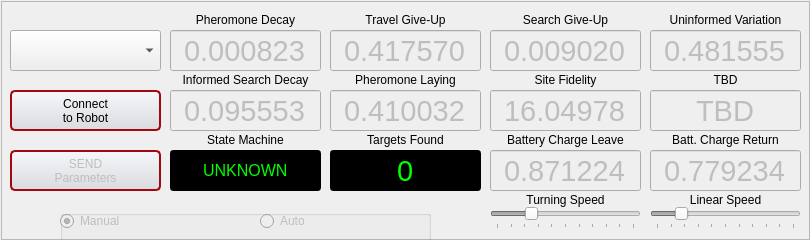
<?xml version="1.0" encoding="UTF-8"?>
<ui version="4.0">
 <class>RoverMCP</class>
 <widget class="QWidget" name="RoverMCP">
  <property name="geometry">
   <rect>
    <x>0</x>
    <y>0</y>
    <width>810</width>
    <height>240</height>
   </rect>
  </property>
  <property name="sizePolicy">
   <sizepolicy hsizetype="Fixed" vsizetype="Fixed">
    <horstretch>0</horstretch>
    <verstretch>0</verstretch>
   </sizepolicy>
  </property>
  <property name="minimumSize">
   <size>
    <width>810</width>
    <height>240</height>
   </size>
  </property>
  <property name="maximumSize">
   <size>
    <width>810</width>
    <height>240</height>
   </size>
  </property>
  <property name="windowTitle">
   <string>    Rover MCP (v1.3)</string>
  </property>
  <property name="styleSheet">
   <string notr="true"/>
  </property>
  <widget class="QComboBox" name="robotList">
   <property name="enabled">
    <bool>true</bool>
   </property>
   <property name="geometry">
    <rect>
     <x>10</x>
     <y>30</y>
     <width>151</width>
     <height>41</height>
    </rect>
   </property>
   <property name="toolTip">
    <string>Select the robot this MCP instance will control.</string>
   </property>
  </widget>
  <widget class="QLineEdit" name="pheromoneData">
   <property name="enabled">
    <bool>false</bool>
   </property>
   <property name="geometry">
    <rect>
     <x>170</x>
     <y>30</y>
     <width>151</width>
     <height>41</height>
    </rect>
   </property>
   <property name="font">
    <font>
     <pointsize>22</pointsize>
     <weight>50</weight>
     <italic>false</italic>
     <bold>false</bold>
    </font>
   </property>
   <property name="text">
    <string>0.000823</string>
   </property>
   <property name="alignment">
    <set>Qt::AlignCenter</set>
   </property>
   <property name="toolTip">
    <string>Not implemented onboard yet.</string>
   </property>
  </widget>
  <widget class="QLineEdit" name="informedData">
   <property name="enabled">
    <bool>false</bool>
   </property>
   <property name="geometry">
    <rect>
     <x>170</x>
     <y>90</y>
     <width>151</width>
     <height>41</height>
    </rect>
   </property>
   <property name="font">
    <font>
     <pointsize>22</pointsize>
     <weight>50</weight>
     <italic>false</italic>
     <bold>false</bold>
    </font>
   </property>
   <property name="text">
    <string>0.095553</string>
   </property>
   <property name="alignment">
    <set>Qt::AlignCenter</set>
   </property>
   <property name="toolTip">
    <string>How quickly uninformed search pattern decays into an informed one.  Range is 0 (immediate?) to 5 (slow?).</string>
   </property>
  </widget>
  <widget class="QLineEdit" name="uninformedData">
   <property name="enabled">
    <bool>false</bool>
   </property>
   <property name="geometry">
    <rect>
     <x>650</x>
     <y>30</y>
     <width>151</width>
     <height>41</height>
    </rect>
   </property>
   <property name="font">
    <font>
     <pointsize>22</pointsize>
     <weight>50</weight>
     <italic>false</italic>
     <bold>false</bold>
    </font>
   </property>
   <property name="text">
    <string>0.481555</string>
   </property>
   <property name="alignment">
    <set>Qt::AlignCenter</set>
   </property>
   <property name="toolTip">
    <string>How varied the turns will be during uninformed search segment, in radians.  Range is 0 (straight) to 4pi (crazy wild).</string>
   </property>
  </widget>
  <widget class="QLineEdit" name="travelData">
   <property name="enabled">
    <bool>false</bool>
   </property>
   <property name="geometry">
    <rect>
     <x>330</x>
     <y>30</y>
     <width>151</width>
     <height>41</height>
    </rect>
   </property>
   <property name="font">
    <font>
     <pointsize>22</pointsize>
     <weight>50</weight>
     <italic>false</italic>
     <bold>false</bold>
    </font>
   </property>
   <property name="text">
    <string>0.417570</string>
   </property>
   <property name="alignment">
    <set>Qt::AlignCenter</set>
   </property>
   <property name="toolTip">
    <string>Probability of stopping travel and starting search segment.  Range is 0 (never) to 1 (always).</string>
   </property>
  </widget>
  <widget class="QLineEdit" name="chargeData">
   <property name="enabled">
    <bool>false</bool>
   </property>
   <property name="geometry">
    <rect>
     <x>650</x>
     <y>150</y>
     <width>151</width>
     <height>41</height>
    </rect>
   </property>
   <property name="font">
    <font>
     <pointsize>22</pointsize>
     <weight>50</weight>
     <italic>false</italic>
     <bold>false</bold>
    </font>
   </property>
   <property name="text">
    <string>0.779234</string>
   </property>
   <property name="alignment">
    <set>Qt::AlignCenter</set>
   </property>
   <property name="toolTip">
    <string>Percentage of battery level remaining when robot will return home to charge.  Range is 0 to 1.</string>
   </property>
  </widget>
  <widget class="QLineEdit" name="layingData">
   <property name="enabled">
    <bool>false</bool>
   </property>
   <property name="geometry">
    <rect>
     <x>330</x>
     <y>90</y>
     <width>151</width>
     <height>41</height>
    </rect>
   </property>
   <property name="font">
    <font>
     <pointsize>22</pointsize>
     <weight>50</weight>
     <italic>false</italic>
     <bold>false</bold>
    </font>
   </property>
   <property name="text">
    <string>0.410032</string>
   </property>
   <property name="alignment">
    <set>Qt::AlignCenter</set>
   </property>
   <property name="toolTip">
    <string>Probability of laying pheremones after a target is harvested.  Range is 0 (always) to 20 (never).</string>
   </property>
  </widget>
  <widget class="QLineEdit" name="searchData">
   <property name="enabled">
    <bool>false</bool>
   </property>
   <property name="geometry">
    <rect>
     <x>490</x>
     <y>30</y>
     <width>151</width>
     <height>41</height>
    </rect>
   </property>
   <property name="font">
    <font>
     <pointsize>22</pointsize>
     <weight>50</weight>
     <italic>false</italic>
     <bold>false</bold>
    </font>
   </property>
   <property name="text">
    <string>0.009020</string>
   </property>
   <property name="alignment">
    <set>Qt::AlignCenter</set>
   </property>
   <property name="toolTip">
    <string>Probability of giving up the search and returning home empty handed.  Range is 0 (never) to 1 (always).</string>
   </property>
  </widget>
  <widget class="QLineEdit" name="leaveData">
   <property name="enabled">
    <bool>false</bool>
   </property>
   <property name="geometry">
    <rect>
     <x>490</x>
     <y>150</y>
     <width>151</width>
     <height>41</height>
    </rect>
   </property>
   <property name="font">
    <font>
     <pointsize>22</pointsize>
     <weight>50</weight>
     <italic>false</italic>
     <bold>false</bold>
    </font>
   </property>
   <property name="text">
    <string>0.871224</string>
   </property>
   <property name="alignment">
    <set>Qt::AlignCenter</set>
   </property>
   <property name="toolTip">
    <string>Percentage of battery level when robot will quit charging and start another search trip.  Range is 0 to 1.</string>
   </property>
  </widget>
  <widget class="QLineEdit" name="siteData">
   <property name="enabled">
    <bool>false</bool>
   </property>
   <property name="geometry">
    <rect>
     <x>490</x>
     <y>90</y>
     <width>151</width>
     <height>41</height>
    </rect>
   </property>
   <property name="font">
    <font>
     <pointsize>22</pointsize>
     <weight>50</weight>
     <italic>false</italic>
     <bold>false</bold>
    </font>
   </property>
   <property name="text">
    <string>16.04978</string>
   </property>
   <property name="alignment">
    <set>Qt::AlignCenter</set>
   </property>
   <property name="toolTip">
    <string>Probability of returning to a site after a target is harvested there.  Range is 0 (always) to 20 (never).</string>
   </property>
  </widget>
  <widget class="QLabel" name="label_3">
   <property name="geometry">
    <rect>
     <x>170</x>
     <y>10</y>
     <width>151</width>
     <height>20</height>
    </rect>
   </property>
   <property name="text">
    <string>Pheromone Decay</string>
   </property>
   <property name="alignment">
    <set>Qt::AlignCenter</set>
   </property>
  </widget>
  <widget class="QLabel" name="label_4">
   <property name="geometry">
    <rect>
     <x>170</x>
     <y>70</y>
     <width>151</width>
     <height>20</height>
    </rect>
   </property>
   <property name="text">
    <string>Informed Search Decay</string>
   </property>
   <property name="alignment">
    <set>Qt::AlignCenter</set>
   </property>
  </widget>
  <widget class="QLabel" name="label_5">
   <property name="geometry">
    <rect>
     <x>650</x>
     <y>10</y>
     <width>151</width>
     <height>20</height>
    </rect>
   </property>
   <property name="text">
    <string>Uninformed Variation</string>
   </property>
   <property name="alignment">
    <set>Qt::AlignCenter</set>
   </property>
  </widget>
  <widget class="QLabel" name="label_6">
   <property name="geometry">
    <rect>
     <x>330</x>
     <y>70</y>
     <width>151</width>
     <height>20</height>
    </rect>
   </property>
   <property name="text">
    <string>Pheromone Laying</string>
   </property>
   <property name="alignment">
    <set>Qt::AlignCenter</set>
   </property>
  </widget>
  <widget class="QLabel" name="label_7">
   <property name="geometry">
    <rect>
     <x>330</x>
     <y>10</y>
     <width>151</width>
     <height>20</height>
    </rect>
   </property>
   <property name="text">
    <string>Travel Give-Up</string>
   </property>
   <property name="alignment">
    <set>Qt::AlignCenter</set>
   </property>
  </widget>
  <widget class="QLabel" name="label_8">
   <property name="geometry">
    <rect>
     <x>650</x>
     <y>130</y>
     <width>151</width>
     <height>20</height>
    </rect>
   </property>
   <property name="text">
    <string>Batt. Charge Return</string>
   </property>
   <property name="alignment">
    <set>Qt::AlignCenter</set>
   </property>
  </widget>
  <widget class="QLabel" name="label_9">
   <property name="geometry">
    <rect>
     <x>490</x>
     <y>70</y>
     <width>151</width>
     <height>20</height>
    </rect>
   </property>
   <property name="text">
    <string>Site Fidelity</string>
   </property>
   <property name="alignment">
    <set>Qt::AlignCenter</set>
   </property>
  </widget>
  <widget class="QLabel" name="label_10">
   <property name="geometry">
    <rect>
     <x>490</x>
     <y>10</y>
     <width>151</width>
     <height>20</height>
    </rect>
   </property>
   <property name="text">
    <string>Search Give-Up</string>
   </property>
   <property name="alignment">
    <set>Qt::AlignCenter</set>
   </property>
  </widget>
  <widget class="QLabel" name="label_11">
   <property name="geometry">
    <rect>
     <x>490</x>
     <y>130</y>
     <width>151</width>
     <height>20</height>
    </rect>
   </property>
   <property name="text">
    <string>Battery Charge Leave</string>
   </property>
   <property name="alignment">
    <set>Qt::AlignCenter</set>
   </property>
  </widget>
  <widget class="QLabel" name="label_12">
   <property name="geometry">
    <rect>
     <x>650</x>
     <y>70</y>
     <width>151</width>
     <height>20</height>
    </rect>
   </property>
   <property name="text">
    <string>TBD</string>
   </property>
   <property name="alignment">
    <set>Qt::AlignCenter</set>
   </property>
  </widget>
  <widget class="QLineEdit" name="stateMachineData">
   <property name="enabled">
    <bool>false</bool>
   </property>
   <property name="geometry">
    <rect>
     <x>170</x>
     <y>150</y>
     <width>151</width>
     <height>41</height>
    </rect>
   </property>
   <property name="font">
    <font>
     <pointsize>12</pointsize>
     <weight>30</weight>
     <italic>false</italic>
     <bold>false</bold>
    </font>
   </property>
   <property name="styleSheet">
    <string notr="true">color: rgb(0, 255, 0);
background-color: rgb(0, 0, 0);</string>
   </property>
   <property name="text">
    <string>UNKNOWN</string>
   </property>
   <property name="alignment">
    <set>Qt::AlignCenter</set>
   </property>
  </widget>
  <widget class="QLabel" name="label_13">
   <property name="geometry">
    <rect>
     <x>330</x>
     <y>130</y>
     <width>151</width>
     <height>20</height>
    </rect>
   </property>
   <property name="text">
    <string>Targets Found</string>
   </property>
   <property name="alignment">
    <set>Qt::AlignCenter</set>
   </property>
  </widget>
  <widget class="QLineEdit" name="targetData">
   <property name="enabled">
    <bool>false</bool>
   </property>
   <property name="geometry">
    <rect>
     <x>330</x>
     <y>150</y>
     <width>151</width>
     <height>41</height>
    </rect>
   </property>
   <property name="font">
    <font>
     <pointsize>22</pointsize>
     <weight>50</weight>
     <italic>false</italic>
     <bold>false</bold>
    </font>
   </property>
   <property name="styleSheet">
    <string notr="true">color: rgb(0, 255, 0);
background-color: rgb(0, 0, 0);</string>
   </property>
   <property name="text">
    <string>0</string>
   </property>
   <property name="alignment">
    <set>Qt::AlignCenter</set>
   </property>
  </widget>
  <widget class="QLabel" name="label_14">
   <property name="geometry">
    <rect>
     <x>170</x>
     <y>130</y>
     <width>151</width>
     <height>20</height>
    </rect>
   </property>
   <property name="text">
    <string>State Machine</string>
   </property>
   <property name="alignment">
    <set>Qt::AlignCenter</set>
   </property>
  </widget>
  <widget class="QPushButton" name="parameterButton">
   <property name="enabled">
    <bool>false</bool>
   </property>
   <property name="geometry">
    <rect>
     <x>10</x>
     <y>150</y>
     <width>151</width>
     <height>41</height>
    </rect>
   </property>
   <property name="styleSheet">
    <string notr="true"> QPushButton {
     border: 2px solid #A30810;
     border-radius: 5px;
     background-color: qlineargradient(x1: 0, y1: 0, x2: 0, y2: 1, stop: 0 #f6f7fa, stop: 1 #dadbde);
     min-width: 80px;
 }

 QPushButton:hover {
     color:white;
     background-color: qlineargradient(x1: 0, y1: 0, x2: 0, y2: 1, stop: 0 #FA0C18, stop: 1 #B80912);
 }

 QPushButton:pressed {
     background-color: qlineargradient(x1: 0, y1: 0, x2: 0, y2: 1, stop: 0 #B80912, stop: 1 #FA0C18);
 }</string>
   </property>
   <property name="text">
    <string>SEND
Parameters</string>
   </property>
  </widget>
  <widget class="QPushButton" name="publishButton">
   <property name="enabled">
    <bool>true</bool>
   </property>
   <property name="geometry">
    <rect>
     <x>10</x>
     <y>90</y>
     <width>151</width>
     <height>41</height>
    </rect>
   </property>
   <property name="styleSheet">
    <string notr="true"> QPushButton {
     border: 2px solid #A30810;
     border-radius: 5px;
     background-color: qlineargradient(x1: 0, y1: 0, x2: 0, y2: 1, stop: 0 #f6f7fa, stop: 1 #dadbde);
     min-width: 80px;
 }

 QPushButton:hover {
     color:white;
     background-color: qlineargradient(x1: 0, y1: 0, x2: 0, y2: 1, stop: 0 #FA0C18, stop: 1 #B80912);
 }

 QPushButton:pressed {
     background-color: qlineargradient(x1: 0, y1: 0, x2: 0, y2: 1, stop: 0 #B80912, stop: 1 #FA0C18);
 }</string>
   </property>
   <property name="text">
    <string>Connect
to Robot</string>
   </property>
  </widget>
  <widget class="QGroupBox" name="groupBox">
   <property name="geometry">
    <rect>
     <x>60</x>
     <y>210</y>
     <width>371</width>
     <height>31</height>
    </rect>
   </property>
   <property name="title">
    <string/>
   </property>
   <widget class="QRadioButton" name="manualButton">
    <property name="enabled">
     <bool>false</bool>
    </property>
    <property name="geometry">
     <rect>
      <x>0</x>
      <y>0</y>
      <width>81</width>
      <height>22</height>
     </rect>
    </property>
    <property name="text">
     <string>Manual</string>
    </property>
    <property name="checked">
     <bool>true</bool>
    </property>
   </widget>
   <widget class="QRadioButton" name="autoButton">
    <property name="enabled">
     <bool>false</bool>
    </property>
    <property name="geometry">
     <rect>
      <x>200</x>
      <y>0</y>
      <width>71</width>
      <height>22</height>
     </rect>
    </property>
    <property name="text">
     <string>Auto</string>
    </property>
   </widget>
  </widget>
  <widget class="QLineEdit" name="followingData">
   <property name="enabled">
    <bool>false</bool>
   </property>
   <property name="geometry">
    <rect>
     <x>650</x>
     <y>90</y>
     <width>151</width>
     <height>41</height>
    </rect>
   </property>
   <property name="font">
    <font>
     <pointsize>22</pointsize>
     <weight>50</weight>
     <italic>false</italic>
     <bold>false</bold>
    </font>
   </property>
   <property name="text">
    <string>TBD</string>
   </property>
   <property name="alignment">
    <set>Qt::AlignCenter</set>
   </property>
   <property name="toolTip">
    <string>Not implemented onboard yet.</string>
   </property>
  </widget>
  <widget class="QLabel" name="label">
   <property name="geometry">
    <rect>
     <x>650</x>
     <y>190</y>
     <width>151</width>
     <height>20</height>
    </rect>
   </property>
   <property name="text">
    <string>Linear Speed</string>
   </property>
   <property name="alignment">
    <set>Qt::AlignCenter</set>
   </property>
  </widget>
  <widget class="QSlider" name="speedSlider">
   <property name="enabled">
    <bool>false</bool>
   </property>
   <property name="geometry">
    <rect>
     <x>650</x>
     <y>207</y>
     <width>151</width>
     <height>22</height>
    </rect>
   </property>
   <property name="minimum">
    <number>0</number>
   </property>
   <property name="maximum">
    <number>100</number>
   </property>
   <property name="value">
    <number>18</number>
   </property>
   <property name="sliderPosition">
    <number>18</number>
   </property>
   <property name="orientation">
    <enum>Qt::Horizontal</enum>
   </property>
   <property name="tickPosition">
    <enum>QSlider::TicksBelow</enum>
   </property>
   <property name="tickInterval">
    <number>10</number>
   </property>
  </widget>
  <widget class="QLabel" name="label_2">
   <property name="geometry">
    <rect>
     <x>490</x>
     <y>190</y>
     <width>151</width>
     <height>20</height>
    </rect>
   </property>
   <property name="text">
    <string>Turning Speed</string>
   </property>
   <property name="alignment">
    <set>Qt::AlignCenter</set>
   </property>
  </widget>
  <widget class="QSlider" name="turnSlider">
   <property name="enabled">
    <bool>false</bool>
   </property>
   <property name="geometry">
    <rect>
     <x>490</x>
     <y>207</y>
     <width>151</width>
     <height>22</height>
    </rect>
   </property>
   <property name="minimum">
    <number>0</number>
   </property>
   <property name="maximum">
    <number>100</number>
   </property>
   <property name="value">
    <number>25</number>
   </property>
   <property name="sliderPosition">
    <number>25</number>
   </property>
   <property name="orientation">
    <enum>Qt::Horizontal</enum>
   </property>
   <property name="tickPosition">
    <enum>QSlider::TicksBelow</enum>
   </property>
   <property name="tickInterval">
    <number>10</number>
   </property>
  </widget>
  <widget class="QFrame" name="frame">
   <property name="geometry">
    <rect>
     <x>1</x>
     <y>1</y>
     <width>809</width>
     <height>239</height>
    </rect>
   </property>
   <property name="frameShape">
    <enum>QFrame::StyledPanel</enum>
   </property>
   <property name="frameShadow">
    <enum>QFrame::Raised</enum>
   </property>
  </widget>
  <zorder>frame</zorder>
  <zorder>robotList</zorder>
  <zorder>pheromoneData</zorder>
  <zorder>informedData</zorder>
  <zorder>uninformedData</zorder>
  <zorder>travelData</zorder>
  <zorder>chargeData</zorder>
  <zorder>layingData</zorder>
  <zorder>searchData</zorder>
  <zorder>leaveData</zorder>
  <zorder>siteData</zorder>
  <zorder>label_3</zorder>
  <zorder>label_4</zorder>
  <zorder>label_5</zorder>
  <zorder>label_6</zorder>
  <zorder>label_7</zorder>
  <zorder>label_8</zorder>
  <zorder>label_9</zorder>
  <zorder>label_10</zorder>
  <zorder>label_11</zorder>
  <zorder>label_12</zorder>
  <zorder>stateMachineData</zorder>
  <zorder>label_13</zorder>
  <zorder>targetData</zorder>
  <zorder>label_14</zorder>
  <zorder>parameterButton</zorder>
  <zorder>publishButton</zorder>
  <zorder>groupBox</zorder>
  <zorder>followingData</zorder>
  <zorder>label</zorder>
  <zorder>speedSlider</zorder>
  <zorder>label_2</zorder>
  <zorder>turnSlider</zorder>
 </widget>
 <layoutdefault spacing="6" margin="11"/>
 <tabstops>
  <tabstop>pheromoneData</tabstop>
  <tabstop>travelData</tabstop>
  <tabstop>searchData</tabstop>
  <tabstop>uninformedData</tabstop>
  <tabstop>informedData</tabstop>
  <tabstop>layingData</tabstop>
  <tabstop>siteData</tabstop>
  <tabstop>followingData</tabstop>
  <tabstop>leaveData</tabstop>
  <tabstop>chargeData</tabstop>
  <tabstop>stateMachineData</tabstop>
  <tabstop>targetData</tabstop>
  <tabstop>parameterButton</tabstop>
  <tabstop>publishButton</tabstop>
  <tabstop>robotList</tabstop>
  <tabstop>speedSlider</tabstop>
  <tabstop>turnSlider</tabstop>
  <tabstop>manualButton</tabstop>
  <tabstop>autoButton</tabstop>
 </tabstops>
 <resources/>
 <connections/>
</ui>
